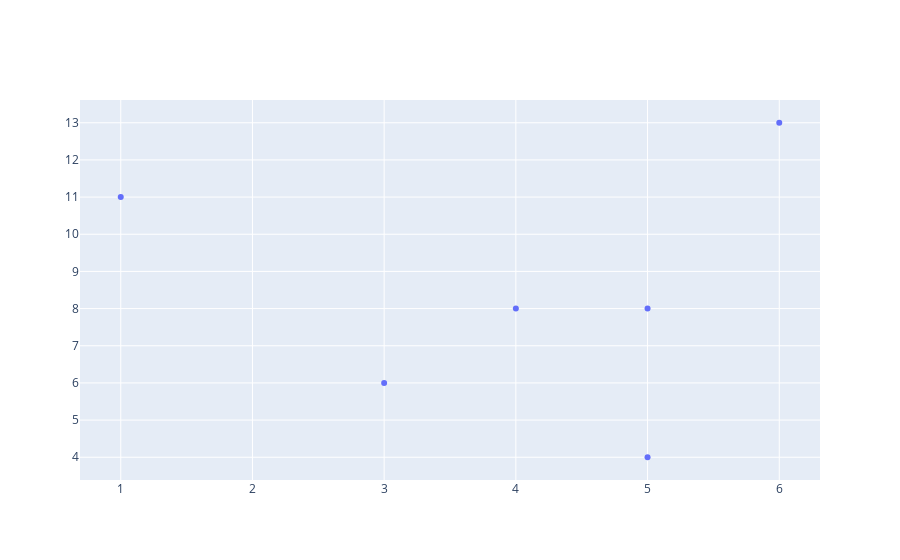

Write notebook code for a chart like this one.
### Markdown cell above
We'll also plot our neighbors, to get a sense of our data.

### Code cell
import plotly

plotly.offline.init_notebook_mode(connected=True)
trace0 = dict(x=list(map(lambda neighbor: neighbor['avenue'],neighbors)), 
              y=list(map(lambda neighbor: neighbor['street'],neighbors)),
              text=list(map(lambda neighbor: neighbor['name'],neighbors)),
              mode='markers')
plotly.offline.iplot(dict(data=[trace0], layout={'xaxis': {'dtick': 1}, 'yaxis': {'dtick': 1}}))

### Figure 1 — Plotly figure (JSON) as saved in the notebook; plotly's stock layout.template omitted (floating-point values rounded to 4 significant figures)
{"data": [{"mode": "markers", "text": ["Fred", "Suzie", "Bob", "Edgar", "Steven", "Natalie"], "type": "scatter", "x": [4, 1, 5, 6, 3, 5], "y": [8, 11, 8, 13, 6, 4]}], "layout": {"xaxis": {"dtick": 1}, "yaxis": {"dtick": 1}}}
